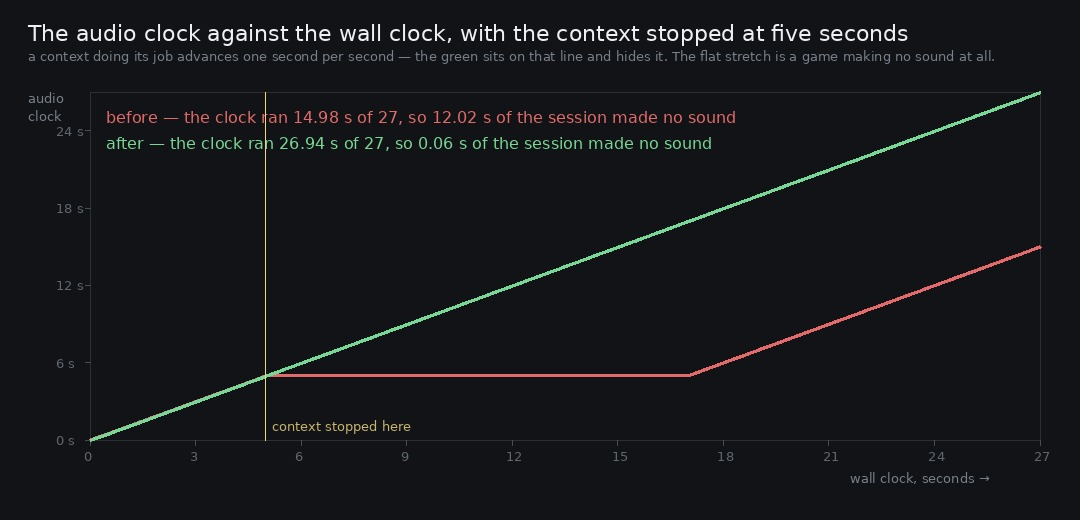

Write the Python code that produced this figure.
#!/usr/bin/env python3
"""clock.py -- the audio clock against the wall clock, before and after.

    python3 art/audio/2026-09-25-suspend/clock.py --runs /tmp/suspend \
        --out art/audio/2026-09-25-suspend/clock.jpg

`suspend.mjs` logs `ctx.state` and `stats().contextTime` against `performance.now()` while it stops
the context at five seconds. A context that is doing its job advances its clock one second per
second; one that has been stopped and not asked back does not advance it at all, and everything the
player would have heard in that time is never produced.
"""
import argparse
import json
import os

from PIL import Image, ImageDraw, ImageFont


def font(size):
    for p in ('/usr/share/fonts/truetype/dejavu/DejaVuSans.ttf', '/usr/share/fonts/truetype/dejavu/DejaVuSansMono.ttf'):
        if os.path.exists(p):
            return ImageFont.truetype(p, size)
    return ImageFont.load_default()


ap = argparse.ArgumentParser()
ap.add_argument('--runs', default='/tmp/suspend')
ap.add_argument('--out', default='art/audio/2026-09-25-suspend/clock.jpg')
a = ap.parse_args()

runs = {}
for tag in ('before', 'after'):
    p = os.path.join(a.runs, f'run-{tag}.json')
    if os.path.exists(p):
        runs[tag] = json.load(open(p))

W, H = 1080, 520
BG, INK, DIM = (17, 19, 22), (238, 240, 243), (120, 128, 138)
COL = {'before': (226, 106, 106), 'after': (120, 214, 150)}
im = Image.new('RGB', (W, H), BG)
d = ImageDraw.Draw(im)
f13, f16, f22 = font(13), font(16), font(22)
d.text((28, 20), 'The audio clock against the wall clock, with the context stopped at five seconds', font=f22, fill=INK)
d.text((28, 48), 'a context doing its job advances one second per second \u2014 the green sits on that line and hides it. The flat stretch is a game making no sound at all.', font=f13, fill=DIM)

x0, y0, x1, y1 = 90, 92, W - 40, H - 80
d.rectangle([x0, y0, x1, y1], outline=(44, 48, 54))
span = 27.0
d.line([(x0, y1), (x0 + (x1 - x0), y1 - (y1 - y0))], fill=(70, 76, 84), width=1)
for s in range(0, 28, 3):
    tx = x0 + (x1 - x0) * s / span
    d.line([(tx, y1), (tx, y1 + 5)], fill=(70, 76, 84))
    d.text((tx - 6, y1 + 8), f'{s}', font=f13, fill=(96, 102, 110))
for s in range(0, 28, 6):
    ty = y1 - (y1 - y0) * s / span
    d.line([(x0 - 5, ty), (x0, ty)], fill=(70, 76, 84))
    d.text((x0 - 34, ty - 8), f'{s} s', font=f13, fill=(96, 102, 110))
d.text((x1 - 190, y1 + 30), 'wall clock, seconds \u2192', font=f13, fill=DIM)
d.text((28, y0 - 2), 'audio', font=f13, fill=DIM)
d.text((28, y0 + 16), 'clock', font=f13, fill=DIM)

for tag, run in runs.items():
    s = run['samples']
    base = s[0][2]
    pts = [(x0 + (x1 - x0) * r[0] / span, y1 - (y1 - y0) * (r[2] - base) / span) for r in s]
    d.line(pts, fill=COL[tag], width=3)
    lost = span - (s[-1][2] - base)
    d.text(
        (x0 + 16, y0 + 16 + 26 * (0 if tag == 'before' else 1)),
        f"{tag} \u2014 the clock ran {s[-1][2] - base:.2f} s of {span:.0f}, so {lost:.2f} s of the session made no sound",
        font=f16,
        fill=COL[tag],
    )
mx = x0 + (x1 - x0) * runs['before']['atSuspend'] / span
d.line([(mx, y0), (mx, y1)], fill=(244, 214, 120), width=1)
d.text((mx + 6, y1 - 22), 'context stopped here', font=f13, fill=(200, 180, 110))
im.save(a.out, quality=92)
print(f'wrote {a.out}')
